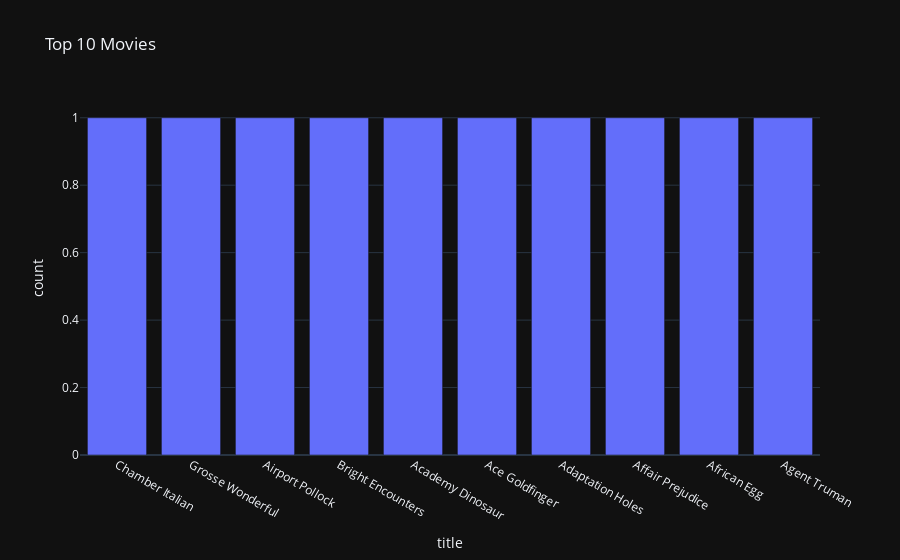

Write notebook code for a chart like this one.
### Code cell
ask('show me 10 movies')

### Figure 1 — Plotly figure (JSON) as saved in the notebook; plotly's stock layout.template omitted (floating-point values rounded to 4 significant figures)
{"data": [{"alignmentgroup": "True", "hovertemplate": "title=%{x}<br>count=%{y}<extra></extra>", "legendgroup": "", "marker": {"color": "#636efa", "pattern": {"shape": ""}}, "name": "", "offsetgroup": "", "orientation": "v", "showlegend": false, "textposition": "auto", "type": "bar", "x": ["Chamber Italian", "Grosse Wonderful", "Airport Pollock", "Bright Encounters", "Academy Dinosaur", "Ace Goldfinger", "Adaptation Holes", "Affair Prejudice", "African Egg", "Agent Truman"], "xaxis": "x", "y": [1, 1, 1, 1, 1, 1, 1, 1, 1, 1], "yaxis": "y"}], "layout": {"barmode": "relative", "legend": {"tracegroupgap": 0}, "title": {"text": "Top 10 Movies"}, "xaxis": {"anchor": "y", "domain": [0, 1], "title": {"text": "title"}}, "yaxis": {"anchor": "x", "domain": [0, 1], "title": {"text": "count"}}}}
